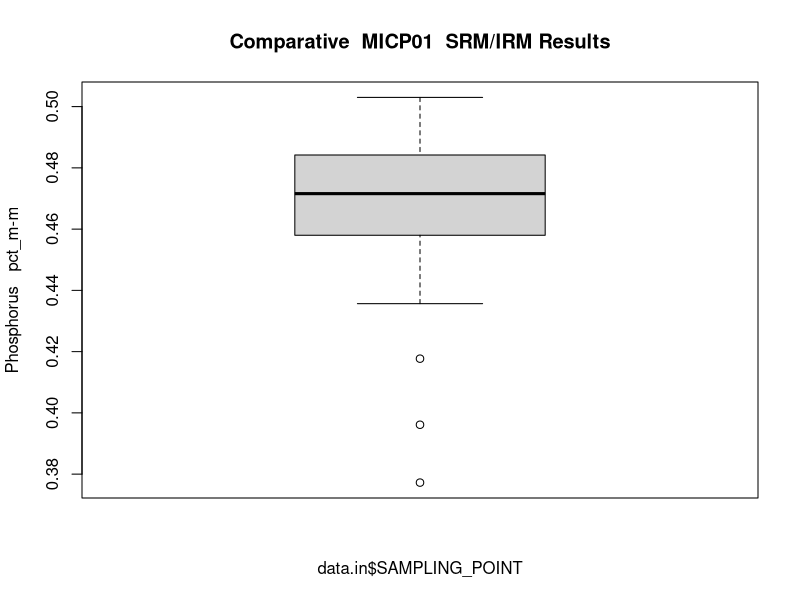
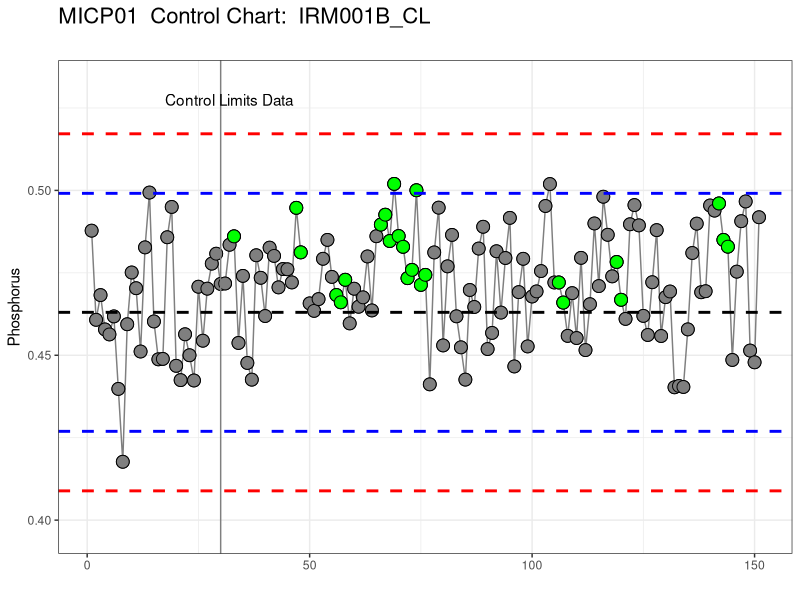

Here is the R script that generated these plots, in order: (Note: this script raises an error after producing the figures.)
#### Clean Up environment -----------------------------
rm(list=ls())

### ---------------------------------------------------
library(tidyverse)
library(readxl)
library(psych)
library(here)


## Functions -------------------
outliers <- function (x, b = FALSE) {
xx <- sapply(x, as.numeric)

#xx <- sort(xx)

remove_outliers <- function(x, na.rm = TRUE, ...) {
 qnt <- quantile(x, probs=c(.25, .75), na.rm = na.rm, ...)
 H <- 1.5 * IQR(x, na.rm = na.rm)
 y <- x
 y[x < (qnt[1] - H)] <- NA
 y[x > (qnt[2] + H)] <- NA
 y
}

yy <- remove_outliers(xx)
ww <- remove_outliers(yy)
zz <- remove_outliers(ww)

diff.out <- data.frame(xx, yy, ww, zz)

if(b == TRUE){
boxplot(diff.out)
}

return(zz)
}

### Data Input -------------------------------------------------------------------
here()
data.raw <- read_excel("data/MICP01_P.xlsx", 
                       col_types = c("numeric", "date", "text", 
                                     "text", "text", "text", "text", "numeric", 
                                     "text", "text"))

# Input parameters ----------------------------------------------------------------

max.pts <- 150 # Maximum points plotted
points <- 30   # How many points used to set control lines

# ---------------------------------------------------------------------------------

testname <- substr(data.raw$ANALYSIS[1],1,6)

Name <- data.raw$REPORTED_NAME[1]
Units <- tolower(sub("_P_","/",(data.raw$UNITS[1])))

# Clean the data
data.in <- select(data.raw, everything())%>%
        arrange(SAMPLE_NUMBER)%>%
        filter(SAMPLING_POINT == "IRM001B_CL")%>%
        select(ASSIGNED_OPERATOR, SAMPLING_POINT, ENTRY)%>%
        mutate(ENTRY = as.numeric(as.character(ENTRY)))
#%>%
#        na.omit


boxplot(data.in$ENTRY~data.in$SAMPLING_POINT,
        main = paste("Comparative ",testname," SRM/IRM Results"),
        ylab = paste(Name," ", Units))

j <- length(unique(data.in$SAMPLING_POINT))


srm1 <- unique(data.in[2])

srm <- srm1[j,]

data.in3 <- data.in[data.in$SAMPLING_POINT==srm,]
names(data.in3) <- c("Operator", "SRM","A")
data.in3 <- select(data.in3, everything())%>%
        filter( between(row_number(), n()-max.pts, n()))

clean <- outliers(data.in3$A[1:points])
xx <- describe(clean)

UCL <- xx$mean + 3*xx$sd
UWL <- xx$mean + 2*xx$sd
Centre <- xx$mean 
LWL <- xx$mean - 2*xx$sd
LCL <- xx$mean - 3*xx$sd
MU <- 2*xx$sd

CC <- c(UCL, UWL, Centre, LWL, LCL ,MU)
Labels <- c("UCL", "UWL", "Centre", "LWL", "LCL", "MU +/-")
Clines <- cbind(Labels, round(CC,3))
Clines <- as.data.frame(Clines)

# Calculate outliers -----------------------------------------------------------
data.in3$outliers = NA
j <- nrow(data.in3)

for (i in 1:j) {
        if(between(data.in3$A[i], LCL, UCL)==TRUE)
           data.in3$outliers[i]=data.in3$A[i]
}

# Calculate trend on one side of mean ------------------------------------------
data.in3$T1 <- 1
data.in3$T2 <- 1

for (i in 2:j) {
        if(data.in3$A[i] < Centre)
                data.in3$T1[i] = -1
}
n=1
for (i in 2:j) {
        if(data.in3$T1[i] == data.in3$T1[i - 1]) {
                data.in3$T2[i] = n +1
                n = n + 1
        } else {  
                data.in3$T2[i] = 1
                n = 1
        }
}

data.in3$T3 <- NA
for (i in 1:j) {
        if(data.in3$T2[i] > 6)
                data.in3$T3[i] = data.in3$A[i]
}

# Trending up or down -----------------------------------------------------

data.in3$T4 <- 1
data.in3$T5 <- 1

for (i in 2:j) {
        if(data.in3$A[i] < data.in3$A[i-1])
                data.in3$T4[i] = -1
}
n=1
for (i in 2:j) {
        if(data.in3$T4[i] == data.in3$T4[i - 1]) {
                data.in3$T5[i] = n +1
                n = n + 1
        } else {  
                data.in3$T5[i] = 1
                n = 1
        }
}

data.in3$T6 <- NA
for (i in 1:j) {
        if(data.in3$T5[i] > 6)
                data.in3$T6[i] = data.in3$A[i]
}


# Plotting ----------------------------------------------------------------

data_new <- data.in3
data_new$T6 <- as.numeric(data_new$T6)
data_new$T3 <- as.numeric(data_new$T3)
data_new$row_n <- as.numeric(rownames(data_new))



plot_new <- ggplot(data_new, aes(x=row_n, y=A)) +
        geom_line(aes(y=outliers), size=0.5, colour = "gray50") +
        geom_point(size=4, shape = 21, fill ="red", colour = "black") +
        geom_point(aes(y=outliers), size = 4, shape = 21, fill ="gray50", colour = "black") +
        geom_point(aes(y=T3), size = 4, shape = 21, fill ="green", colour = "black") +
        geom_point(aes(y=T6), size = 4, shape = 21, fill ="orange", colour = "black") +
        geom_hline(yintercept = Centre, lty = 2,lwd=1, colour = "black") +
        geom_hline(yintercept = UWL, lty = 2, lwd=1,colour = "blue") +
        geom_hline(yintercept = LWL, lty = 2, lwd=1,colour = "blue") +
        geom_hline(yintercept = UCL, lty = 2,lwd=1, colour = "red") +
        geom_hline(yintercept = LCL, lty = 2, lwd=1,colour = "red") +
        geom_vline(xintercept = points, lty = 1, lwd=0.5,colour = "gray50") +
        theme_bw() +
        labs(x="", y=Name,  title= paste(testname," Control Chart: ", srm,"\n")) +
        theme(plot.title = element_text(size=16)) +
        scale_y_continuous(limits = c(0.97*LCL, 1.03*UCL)) +
        annotate("text", x = points+2, y = 1.02*UCL, label = "Control Limits Data") 
plot_new
ggsave(file.path('graphs', paste(testname,'_', srm,'_Control_Chart.png')), width = 8, height = 5, dpi=200)

# Histogram of control chart ---------------------------------------------
hist(data.in3$outliers, 
     breaks=50, 
     xlab=srm,
     main = paste("Control Chart",srm,"data distribution"))
abline(v = Centre, col = "red", lty = 2)

print(describe(data.in3$outliers))
print (Clines)

xx <- boxplot(data.in3$A~data.in3$Operator, las=2, cex.axis = 0.8)
abline(h=Centre, col = "blue", lty=2, lwd=2)
mytable <- xx$stats
colnames(mytable)<-xx$names
rownames(mytable)<-c('min','lower quartile','median','upper quartile','max')
mytable 

table(data.in3$Operator)


### ggplot of control chart ----------------------------------------

raw_hist <- ggplot(data.in, aes(x=ENTRY)) +
        geom_histogram(fill="cornflowerblue", col = "grey50") +
        theme_bw()+
        theme(panel.grid.major = element_line(size = 0.5, color = "grey"), 
        axis.line = element_line(size = 0.7, color = "black"), 
        text = element_text(size = 14), axis.text.x = element_text(angle = 0, hjust = 1))
        
raw_hist

